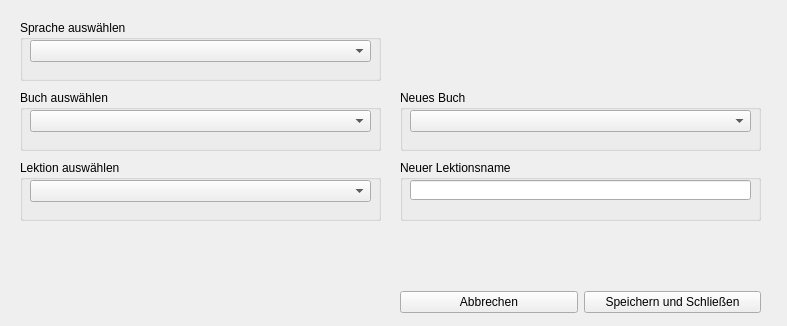
<?xml version="1.0" encoding="UTF-8"?>
<ui version="4.0">
 <class>Form</class>
 <widget class="QWidget" name="Form">
  <property name="geometry">
   <rect>
    <x>0</x>
    <y>0</y>
    <width>787</width>
    <height>326</height>
   </rect>
  </property>
  <property name="windowTitle">
   <string>Lektion Ändern</string>
  </property>
  <widget class="QGroupBox" name="groupBox">
   <property name="geometry">
    <rect>
     <x>20</x>
     <y>20</y>
     <width>361</width>
     <height>61</height>
    </rect>
   </property>
   <property name="title">
    <string>Sprache auswählen</string>
   </property>
   <widget class="QComboBox" name="cBSpracheAuswaehlen">
    <property name="geometry">
     <rect>
      <x>10</x>
      <y>20</y>
      <width>341</width>
      <height>22</height>
     </rect>
    </property>
   </widget>
  </widget>
  <widget class="QGroupBox" name="groupBox_2">
   <property name="geometry">
    <rect>
     <x>400</x>
     <y>160</y>
     <width>361</width>
     <height>61</height>
    </rect>
   </property>
   <property name="title">
    <string>Neuer Lektionsname</string>
   </property>
   <widget class="QLineEdit" name="tfNeuerName">
    <property name="geometry">
     <rect>
      <x>10</x>
      <y>20</y>
      <width>341</width>
      <height>20</height>
     </rect>
    </property>
   </widget>
  </widget>
  <widget class="QGroupBox" name="groupBox_3">
   <property name="geometry">
    <rect>
     <x>20</x>
     <y>90</y>
     <width>361</width>
     <height>61</height>
    </rect>
   </property>
   <property name="title">
    <string>Buch auswählen</string>
   </property>
   <widget class="QComboBox" name="cbBuchAuswaehlen">
    <property name="geometry">
     <rect>
      <x>10</x>
      <y>20</y>
      <width>341</width>
      <height>22</height>
     </rect>
    </property>
   </widget>
  </widget>
  <widget class="QWidget" name="layoutWidget">
   <property name="geometry">
    <rect>
     <x>400</x>
     <y>290</y>
     <width>361</width>
     <height>25</height>
    </rect>
   </property>
   <layout class="QHBoxLayout" name="horizontalLayout">
    <item>
     <widget class="QPushButton" name="btnAbbrechen">
      <property name="text">
       <string>Abbrechen</string>
      </property>
     </widget>
    </item>
    <item>
     <widget class="QPushButton" name="btnSpeichernUndSchliessen">
      <property name="text">
       <string>Speichern und Schließen</string>
      </property>
     </widget>
    </item>
   </layout>
  </widget>
  <widget class="QGroupBox" name="groupBox_4">
   <property name="geometry">
    <rect>
     <x>400</x>
     <y>90</y>
     <width>361</width>
     <height>61</height>
    </rect>
   </property>
   <property name="title">
    <string>Neues Buch</string>
   </property>
   <widget class="QComboBox" name="cbNeuesBuch">
    <property name="geometry">
     <rect>
      <x>10</x>
      <y>20</y>
      <width>341</width>
      <height>22</height>
     </rect>
    </property>
   </widget>
  </widget>
  <widget class="QGroupBox" name="groupBox_5">
   <property name="geometry">
    <rect>
     <x>20</x>
     <y>160</y>
     <width>361</width>
     <height>61</height>
    </rect>
   </property>
   <property name="title">
    <string>Lektion auswählen</string>
   </property>
   <widget class="QComboBox" name="cbLektionAuswaehlen">
    <property name="geometry">
     <rect>
      <x>10</x>
      <y>20</y>
      <width>341</width>
      <height>22</height>
     </rect>
    </property>
   </widget>
  </widget>
 </widget>
 <resources/>
 <connections/>
</ui>
